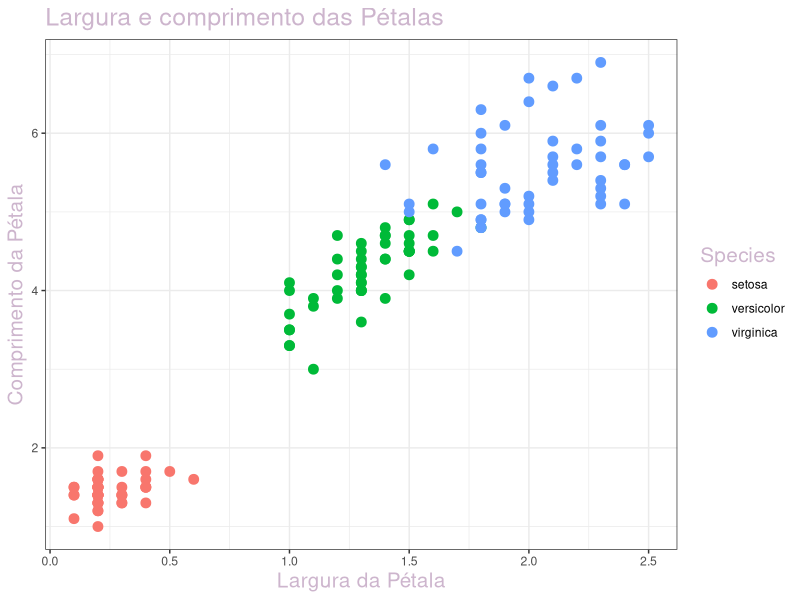

Write the R code that produced this figure.
setwd("C:/Users/guilherme.soares/Desktop/PowerBi-Curso/Cap12")
getwd()

#Instala Pacotes
install.packages("dplyr")
install.packages("data.table")
install.packages("ggplot2")

#Carrega Pacotes
library(dplyr)
library(data.table)
library(ggplot2)

#Carrega Dados
dados_iris <- iris
View(dados_iris)

#Tarefa 1 - Sumarizar dados com médias de cada coluna
medias_iris <- summarize(group_by(dados_iris,Species),
                         media_sepal_length = mean(Sepal.Length),
                         media_sepal_width = mean(Sepal.Width),
                         media_Petal_length = mean(Petal.Length),
                         media_Petal_width = mean(Petal.Width)
                         )

View(medias_iris)


#Tarefa 2 - Extrair valor inteiro de uma das colunas decimais
dados_iris_id <- data.table(dados_iris)
View(dados_iris_id)
dados_iris_id$Sepal.Length <- as.integer(dados_iris_id$Sepal.Length)
View(dados_iris_id)

#Tarefa 3 - Construir um Gráfico Mostrando a relação de 2 variáveis
#Numéricas com as 3 Categorias da Variável Categórica
ggplot(data = dados_iris, aes(x = Petal.Width, y = Petal.Length))+
  geom_point(aes(color = Species), size = 3)+
  ggtitle("Largura e comprimento das Pétalas")+
  labs(x = "Largura da Pétala",
       y = "Comprimento da Pétala") + 
  theme_bw()+
  theme(title = element_text(size = 15, color = "thistle3")
        )

